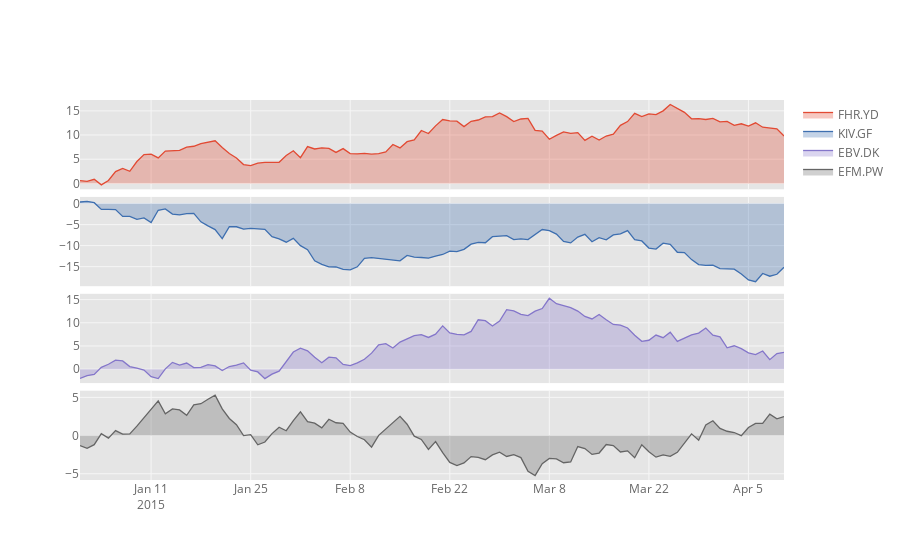

Source (notebook cell):
### Code cell
df=cf.datagen.lines(4)
df.iplot(subplots=True,shape=(4,1),shared_xaxes=True,vertical_spacing=.02,fill=True)
